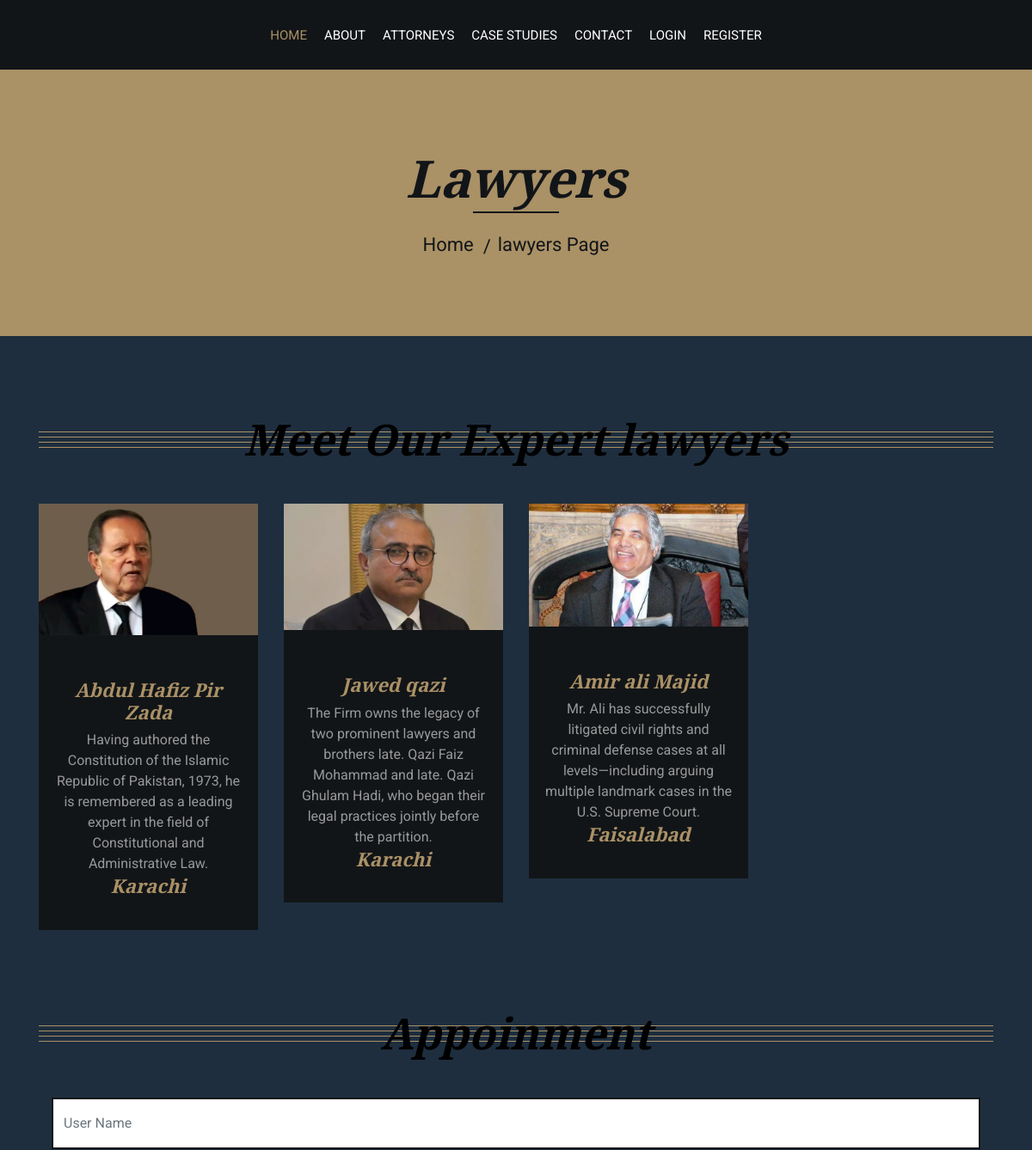
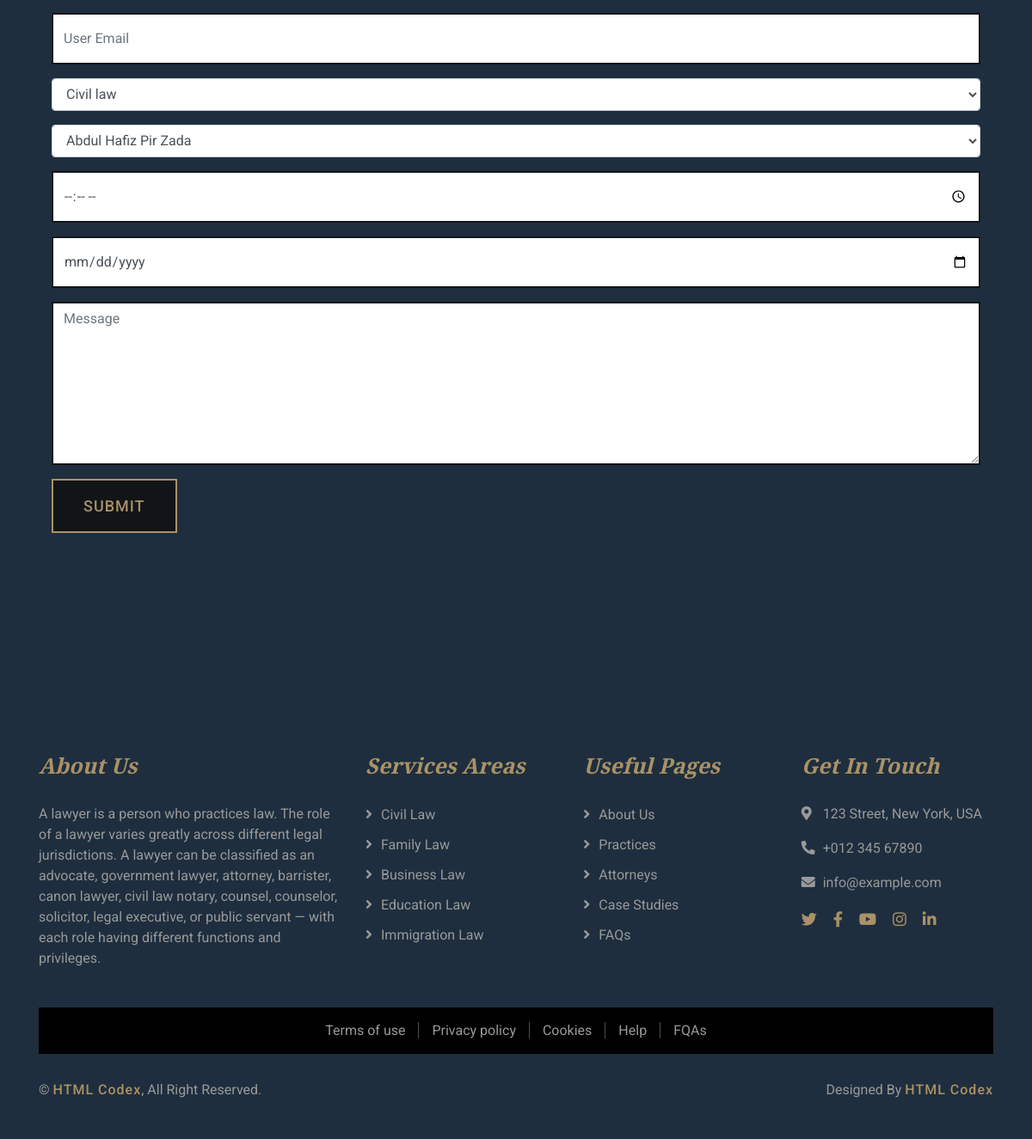
/single.php?type=civil law, run on the app's committed database (2 pictures, top to bottom).
### tables this page shows
CREATE TABLE `lawyers` (
  `id` int(11) NOT NULL,
  `name` varchar(200) NOT NULL,
  `description` varchar(200) NOT NULL,
  `location` varchar(200) NOT NULL,
  `image` varchar(200) NOT NULL,
  `type` varchar(200) NOT NULL
);

### single.php (the view, shortened to what this page needs)
<?php require "hader/navbar.php" ?>
<?php require "connection/connection.php" ?>
<?php
$type =  $_GET['type'];
$relatedlawyer = "SELECT * FROM `lawyers` where type = :type";
$relatedprepare = $connection->prepare($relatedlawyer);
$relatedprepare->bindParam(':type',$type);
$relatedprepare->execute();
$fetchrelated = $relatedprepare->fetchAll(PDO::FETCH_ASSOC);
$relatedlawyer = "SELECT * FROM `law` ";
$relatedprepare = $connection->prepare($relatedlawyer);
$relatedprepare->execute();
$fetchlaw = $relatedprepare->fetchAll(PDO::FETCH_ASSOC);
?>
            <div class="page-header">
                <div class="container">
                    <div class="row">
                        <div class="col-12">
                            <h2>Lawyers</h2>
                        </div>
                        <div class="col-12">
                            <a href="index.php">Home</a>
                            <a href="">lawyers Page</a>
                        </div>
                    </div>
                </div>
            </div>
            <div class="team">
                <div class="container">
                    <div class="section-header">
                        <h2>Meet Our Expert lawyers</h2>
                    </div>
                    <div class="row">
    <?php foreach ($fetchrelated as $data) { ?>
        <div class="col-lg-3 col-md-6">
            <div class="team-item">
                <div class="team-img">
                    <img src="img/<?php echo $data['image']; ?>" alt="Team Image">
                </div>
                <div class="team-text">
                    <h2><?php echo $data['name']; ?></h2>
                    <p><?php echo $data['description']; ?></p>
                    <h2><?php echo $data['location']; ?></h2>
                </div>
            </div>
        </div>
    <?php } ?>
</div>
            </div>
            </div>
            <div class="contact">
                <div class="container">
                    <div class="section-header">
                        <h2>Appoinment</h2>
                    </div>
                    <div class="row">
                    <div class="col-lg-12">
                            <div class="contact-form">
                                <form action="<?php $_SERVER['PHP_SELF']  ?>" method = "post" >
                                    <div class="col-lg-12">
                                    <div class="form-group">
                                        <input type="text" class="form-control" placeholder="User Name" required="required" name = "username" />
                                    </div>
                                    </div>
                                    <div class="col-lg-12">
                                    <div class="form-group">
                                        <input type="text" class="form-control" placeholder="User Email" required="required" name = "useremail" />
                                    </div>
                                    </div>
                                    <div class="col-lg-12">
                                    <div class="form-group">
                                    <select class="form-control" name="case" id="">
                                    <?php
                                        foreach($fetchlaw as $data ){
                                        ?>
                                        <option value=""> <?php  echo $data['law_name'];  ?> </option>
                                        <?php
                                        }
                                        ?>
                                        </select>
                                         </div>
                                    </div>
                                    <div class="col-lg-12">
                                    <div class="form-group">
                                        <select class="form-control" name="lawyer" id="">
                                        <?php
                                        foreach($fetchrelated as $data ){
                                        ?>
                                        <option value=""> <?php  echo $data['name'];  ?> </option>
                                        <?php
                                        }
                                        ?>
                                        </select>
                                    </div>
                                    </div>
                                    <div class="col-lg-12">
                                    <div class="form-group">
                                        <input type="time" class="form-control" placeholder="time" required="required" name = "time" />
                                    </div>
                                    <div class="form-group">
                                        <input type="date" class="form-control" placeholder="date" required="required" name = "date" />
                                    </div>
                                    </div>
                                    <div class="col-lg-12">
                                    <div class="form-group">
                                        <textarea class="form-control" placeholder="Message" required="required" name = "message" ></textarea>
                                    </div>
                                    </div>
                                    <div class="col-lg-12">
                                        <button class="btn" type="submit" name = "submit" >Submit</button>
                                    </div>
                                </form>
                            </div>
                    </div>
                </div>
            </div>
 <?php require "hader/footer.php" ?>
        </div>
    </body>
</html>

### hader/navbar.php (shortened to what this page needs)
<!DOCTYPE html>
<html lang="en">
    <head>
        <link href="https://stackpath.bootstrapcdn.com/bootstrap/4.4.1/css/bootstrap.min.css" rel="stylesheet">
        <link href="https://cdnjs.cloudflare.com/ajax/libs/font-awesome/5.10.0/css/all.min.css" rel="stylesheet">
        <link href="lib/animate/animate.min.css" rel="stylesheet">
        <link href="lib/owlcarousel/assets/owl.carousel.min.css" rel="stylesheet">
        <link href="css/style.css" rel="stylesheet">
    </head>
    <body>
        <div class="wrapper">
            <div class="nav-bar">
                <div class="container-fluid">
                    <nav class="navbar navbar-expand-lg bg-dark navbar-dark">
                        <div class="collapse navbar-collapse justify-content-between" id="navbarCollapse">
                            <div class="navbar-nav m-auto">
                                <a href="index.php" class="nav-item nav-link active">Home</a>
                                <a href="about.php" class="nav-item nav-link">About</a>
                                <a href="team.php" class="nav-item nav-link">Attorneys</a>
                                <a href="portfolio.php" class="nav-item nav-link">Case Studies</a>
                                <a href="contact.php" class="nav-item nav-link">Contact</a>
                                <?php
            if(isset($_SESSION['userid'])){
               ?>
<div class="nav-item dropdown">
                                    <a href="#" class="nav-link dropdown-toggle" data-toggle="dropdown"><?php echo $_SESSION['username']?></a>
                                    <div class="dropdown-menu">
                                        <a href="blog.php" class="dropdown-item">Blog Page</a>
                                        <a href="logout.php" class="dropdown-item">Logout</a>
                                    </div>
                                </div>
        <?php
            } else{
               ?>
			  <li class="nav-item"><a href="login.php" class="nav-link">login</a></li>
			  <li class="nav-item"><a href="register.php" class="nav-link">register</a></li>
        <?php
          }
             ?>
                            </div>
                        </div>
                    </nav>
                </div>
            </div>

### hader/footer.php (shortened to what this page needs)
<div class="footer">
    <div class="container">
        <div class="row">
            <div class="col-md-6 col-lg-4">
                <div class="footer-about">
                    <h2>About Us</h2>
                    <p>
                    <p>A lawyer is a person who practices law. The role of a lawyer varies greatly across different legal jurisdictions. A lawyer can be classified as an advocate, government lawyer, attorney, barrister, canon lawyer, civil law notary, counsel, counselor, solicitor, legal executive, or public servant — with each role having different functions and privileges.</p>
                    </p>
                </div>
            </div>
            <div class="col-md-6 col-lg-8">
                <div class="row">
            <div class="col-md-6 col-lg-4">
                <div class="footer-link">
                    <h2>Services Areas</h2>
                    <a href="">Civil Law</a>
                    <a href="">Family Law</a>
                    <a href="">Business Law</a>
                    <a href="">Education Law</a>
                    <a href="">Immigration Law</a>
                </div>
            </div>
            <div class="col-md-6 col-lg-4">
                <div class="footer-link">
                    <h2>Useful Pages</h2>
                    <a href="">About Us</a>
                    <a href="">Practices</a>
                    <a href="">Attorneys</a>
                    <a href="">Case Studies</a>
                    <a href="">FAQs</a>
                </div>
            </div>
            <div class="col-md-6 col-lg-4">
                <div class="footer-contact">
                    <h2>Get In Touch</h2>
                    <p><i class="fa fa-map-marker-alt"></i>123 Street, New York, USA</p>
                    <p><i class="fa fa-phone-alt"></i>+012 345 67890</p>
                    <p><i class="fa fa-envelope"></i>info@example.com</p>
                    <div class="footer-social">
                        <a href=""><i class="fab fa-twitter"></i></a>
                        <a href=""><i class="fab fa-facebook-f"></i></a>
                        <a href=""><i class="fab fa-youtube"></i></a>
                        <a href=""><i class="fab fa-instagram"></i></a>
                        <a href=""><i class="fab fa-linkedin-in"></i></a>
                    </div>
                </div>
            </div>
            </div>
        </div>
        </div>
    </div>
    <div class="container footer-menu">
        <div class="f-menu">
            <a href="">Terms of use</a>
            <a href="">Privacy policy</a>
            <a href="">Cookies</a>
            <a href="">Help</a>
            <a href="">FQAs</a>
        </div>
    </div>
    <div class="container copyright">
        <div class="row">
            <div class="col-md-6">
                <p>&copy; <a href="https://htmlcodex.com/law-firm-website-template">HTML Codex</a>, All Right Reserved.</p>
            </div>
            <div class="col-md-6">
                <p>Designed By <a href="https://htmlcodex.com">HTML Codex</a></p>
            </div>
        </div>
    </div>
</div>

### data on the page
lawyers: image (picture), name "Abdul Hafiz Pir Zada", description "Having authored the Constitution of the Islamic Republic of Pakistan, 1973, he is remembered as a leading expert in the field of Constitutional and Administrative Law.", location "Karachi"
lawyers: image (picture), name "Jawed qazi", description "The Firm owns the legacy of two prominent lawyers and brothers late. Qazi Faiz Mohammad and late. Qazi Ghulam Hadi, who began their legal practices jointly before the partition.", location "Karachi"
lawyers: image (picture), name "Amir ali Majid", description "Mr. Ali has successfully litigated civil rights and criminal defense cases at all levels—including arguing multiple landmark cases in the U.S. Supreme Court.", location "Faisalabad"

### other printed values
form field case "Civil law"
form field lawyer "Abdul Hafiz Pir Zada"
